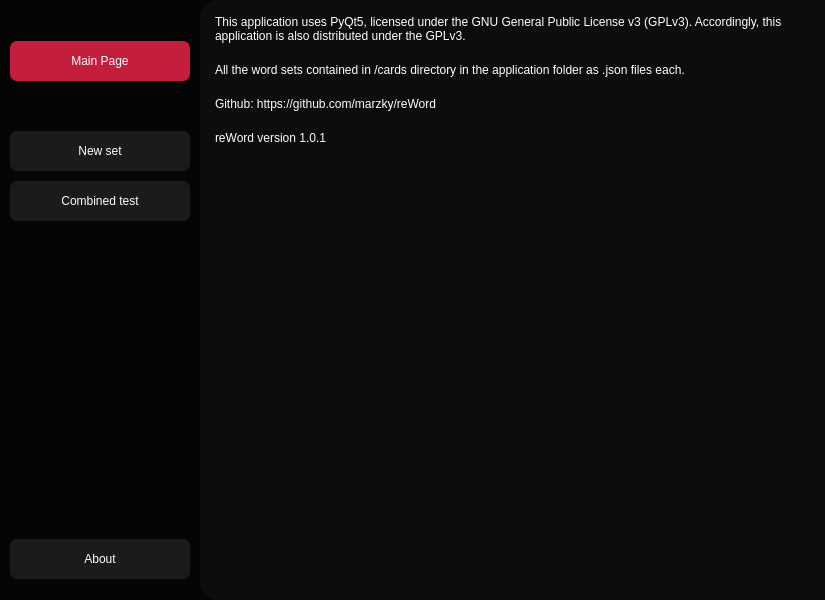
<?xml version="1.0" encoding="UTF-8"?>
<ui version="4.0">
 <class>MainWindow</class>
 <widget class="QMainWindow" name="MainWindow">
  <property name="geometry">
   <rect>
    <x>0</x>
    <y>0</y>
    <width>825</width>
    <height>600</height>
   </rect>
  </property>
  <property name="minimumSize">
   <size>
    <width>825</width>
    <height>600</height>
   </size>
  </property>
  <property name="windowTitle">
   <string>MainWindow</string>
  </property>
  <widget class="QWidget" name="centralwidget">
   <property name="sizePolicy">
    <sizepolicy hsizetype="Preferred" vsizetype="Expanding">
     <horstretch>0</horstretch>
     <verstretch>0</verstretch>
    </sizepolicy>
   </property>
   <property name="styleSheet">
    <string notr="true">background-color: #050505;
font: 20px &quot;Funnel Sans&quot;;</string>
   </property>
   <layout class="QHBoxLayout" name="horizontalLayout">
    <property name="spacing">
     <number>0</number>
    </property>
    <property name="leftMargin">
     <number>0</number>
    </property>
    <property name="topMargin">
     <number>0</number>
    </property>
    <property name="rightMargin">
     <number>0</number>
    </property>
    <property name="bottomMargin">
     <number>0</number>
    </property>
    <item>
     <widget class="QFrame" name="sideMenu">
      <property name="sizePolicy">
       <sizepolicy hsizetype="Preferred" vsizetype="Expanding">
        <horstretch>0</horstretch>
        <verstretch>0</verstretch>
       </sizepolicy>
      </property>
      <property name="minimumSize">
       <size>
        <width>200</width>
        <height>0</height>
       </size>
      </property>
      <property name="maximumSize">
       <size>
        <width>200</width>
        <height>16777215</height>
       </size>
      </property>
      <property name="frameShape">
       <enum>QFrame::StyledPanel</enum>
      </property>
      <property name="frameShadow">
       <enum>QFrame::Raised</enum>
      </property>
      <layout class="QVBoxLayout" name="verticalLayout">
       <property name="spacing">
        <number>10</number>
       </property>
       <property name="topMargin">
        <number>40</number>
       </property>
       <property name="bottomMargin">
        <number>20</number>
       </property>
       <item>
        <widget class="QPushButton" name="mainPageBtn">
         <property name="minimumSize">
          <size>
           <width>160</width>
           <height>40</height>
          </size>
         </property>
         <property name="styleSheet">
          <string notr="true">QPushButton{
background-color: #C41E3D;
border-radius: 7px;
color: white;
font: 20px &quot;Funnel Sans&quot;;
}

QPushButton::hover{
background-color: #FF2C55;
}

QPushButton::pressed{
background-color: #C41E3D;
}</string>
         </property>
         <property name="text">
          <string>Main Page</string>
         </property>
        </widget>
       </item>
       <item>
        <spacer name="verticalSpacer_2">
         <property name="orientation">
          <enum>Qt::Vertical</enum>
         </property>
         <property name="sizeType">
          <enum>QSizePolicy::Minimum</enum>
         </property>
         <property name="sizeHint" stdset="0">
          <size>
           <width>10</width>
           <height>40</height>
          </size>
         </property>
        </spacer>
       </item>
       <item>
        <widget class="QPushButton" name="newSetBtn">
         <property name="minimumSize">
          <size>
           <width>160</width>
           <height>40</height>
          </size>
         </property>
         <property name="styleSheet">
          <string notr="true">QPushButton{
background-color: #1B1B1B;
border-radius: 7px;
color: white;
font: 20px &quot;Funnel Sans Light&quot;;
}

QPushButton::hover{
background-color: #2D2D2D;
}

QPushButton::pressed{
background-color: #1B1B1B;
}</string>
         </property>
         <property name="text">
          <string>New set</string>
         </property>
        </widget>
       </item>
       <item>
        <widget class="QPushButton" name="combinedTestBtn">
         <property name="minimumSize">
          <size>
           <width>160</width>
           <height>40</height>
          </size>
         </property>
         <property name="styleSheet">
          <string notr="true">QPushButton{
background-color: #1B1B1B;
border-radius: 7px;
color: white;
font: 20px &quot;Funnel Sans Light&quot;;
}

QPushButton::hover{
background-color: #2D2D2D;
}

QPushButton::pressed{
background-color: #1B1B1B;
}</string>
         </property>
         <property name="text">
          <string>Combined test</string>
         </property>
        </widget>
       </item>
       <item>
        <spacer name="verticalSpacer">
         <property name="orientation">
          <enum>Qt::Vertical</enum>
         </property>
         <property name="sizeType">
          <enum>QSizePolicy::Expanding</enum>
         </property>
         <property name="sizeHint" stdset="0">
          <size>
           <width>20</width>
           <height>160</height>
          </size>
         </property>
        </spacer>
       </item>
       <item>
        <widget class="QPushButton" name="aboutBtn">
         <property name="minimumSize">
          <size>
           <width>160</width>
           <height>40</height>
          </size>
         </property>
         <property name="styleSheet">
          <string notr="true">QPushButton{
background-color: #1B1B1B;
border-radius: 7px;
color: white;
font: 20px &quot;Funnel Sans Light&quot;;
}

QPushButton::hover{
background-color: #2D2D2D;
}

QPushButton::pressed{
background-color: #1B1B1B;
}</string>
         </property>
         <property name="text">
          <string>About</string>
         </property>
        </widget>
       </item>
      </layout>
     </widget>
    </item>
    <item>
     <widget class="QWidget" name="mainZone" native="true">
      <property name="minimumSize">
       <size>
        <width>50</width>
        <height>0</height>
       </size>
      </property>
      <property name="styleSheet">
       <string notr="true">background-color: #0D0D0D;
border-top-left-radius: 20px;
border-bottom-left-radius: 20px;</string>
      </property>
      <layout class="QVBoxLayout" name="verticalLayout_2">
       <property name="spacing">
        <number>30</number>
       </property>
       <property name="leftMargin">
        <number>0</number>
       </property>
       <property name="topMargin">
        <number>0</number>
       </property>
       <property name="rightMargin">
        <number>0</number>
       </property>
       <property name="bottomMargin">
        <number>0</number>
       </property>
       <item>
        <widget class="QStackedWidget" name="pages">
         <property name="currentIndex">
          <number>8</number>
         </property>
         <widget class="QWidget" name="mainPage">
          <layout class="QHBoxLayout" name="horizontalLayout_2">
           <property name="leftMargin">
            <number>20</number>
           </property>
           <property name="topMargin">
            <number>0</number>
           </property>
           <property name="bottomMargin">
            <number>0</number>
           </property>
           <item>
            <widget class="QScrollArea" name="scrollArea">
             <property name="styleSheet">
              <string notr="true">QScrollBar:vertical {
    background: transparent;
    width: 12px;
    margin: 0px;
}

QScrollBar::handle:vertical {
    background: #050505;
    min-height: 30px;
    border-radius: 6px; 
	border: 1.5px solid #1B1B1B;
}

QScrollBar::sub-line:vertical,
QScrollBar::add-line:vertical {
    height: 0px;
    subcontrol-origin: margin;
    subcontrol-position: top; 
    background: none;
}

QScrollBar::sub-page:vertical,
QScrollBar::add-page:vertical {
    background: none;
}

QScrollBar:horizontal { height:12px; }
QScrollBar::handle:horizontal {
    background:#555; border-radius:6px; min-width:30px;
}</string>
             </property>
             <property name="horizontalScrollBarPolicy">
              <enum>Qt::ScrollBarAlwaysOff</enum>
             </property>
             <property name="widgetResizable">
              <bool>true</bool>
             </property>
             <widget class="QWidget" name="scrollAreaWidgetContents">
              <property name="geometry">
               <rect>
                <x>0</x>
                <y>0</y>
                <width>596</width>
                <height>600</height>
               </rect>
              </property>
              <layout class="QVBoxLayout" name="verticalLayout_3">
               <property name="spacing">
                <number>0</number>
               </property>
               <property name="leftMargin">
                <number>0</number>
               </property>
               <property name="topMargin">
                <number>0</number>
               </property>
               <property name="rightMargin">
                <number>0</number>
               </property>
               <property name="bottomMargin">
                <number>0</number>
               </property>
               <item>
                <widget class="QFrame" name="filteringFrame">
                 <property name="sizePolicy">
                  <sizepolicy hsizetype="Fixed" vsizetype="Fixed">
                   <horstretch>0</horstretch>
                   <verstretch>0</verstretch>
                  </sizepolicy>
                 </property>
                 <property name="minimumSize">
                  <size>
                   <width>0</width>
                   <height>0</height>
                  </size>
                 </property>
                 <property name="maximumSize">
                  <size>
                   <width>420</width>
                   <height>40</height>
                  </size>
                 </property>
                 <property name="frameShape">
                  <enum>QFrame::StyledPanel</enum>
                 </property>
                 <property name="frameShadow">
                  <enum>QFrame::Raised</enum>
                 </property>
                 <layout class="QHBoxLayout" name="horizontalLayout_3">
                  <property name="spacing">
                   <number>6</number>
                  </property>
                  <property name="leftMargin">
                   <number>0</number>
                  </property>
                  <property name="topMargin">
                   <number>10</number>
                  </property>
                  <property name="rightMargin">
                   <number>0</number>
                  </property>
                  <property name="bottomMargin">
                   <number>30</number>
                  </property>
                  <item>
                   <spacer name="horizontalSpacer">
                    <property name="orientation">
                     <enum>Qt::Horizontal</enum>
                    </property>
                    <property name="sizeType">
                     <enum>QSizePolicy::Minimum</enum>
                    </property>
                    <property name="sizeHint" stdset="0">
                     <size>
                      <width>124</width>
                      <height>20</height>
                     </size>
                    </property>
                   </spacer>
                  </item>
                  <item>
                   <widget class="QLabel" name="label_3">
                    <property name="sizePolicy">
                     <sizepolicy hsizetype="Fixed" vsizetype="Fixed">
                      <horstretch>0</horstretch>
                      <verstretch>0</verstretch>
                     </sizepolicy>
                    </property>
                    <property name="minimumSize">
                     <size>
                      <width>0</width>
                      <height>25</height>
                     </size>
                    </property>
                    <property name="font">
                     <font>
                      <family>Funnel Sans Light</family>
                      <pointsize>-1</pointsize>
                      <weight>50</weight>
                      <italic>false</italic>
                      <bold>false</bold>
                     </font>
                    </property>
                    <property name="styleSheet">
                     <string notr="true">color: white;
font: 15px &quot;Funnel Sans Light&quot;;</string>
                    </property>
                    <property name="text">
                     <string>Filtering: </string>
                    </property>
                   </widget>
                  </item>
                  <item alignment="Qt::AlignLeft">
                   <widget class="QComboBox" name="filterBox">
                    <property name="sizePolicy">
                     <sizepolicy hsizetype="Fixed" vsizetype="Fixed">
                      <horstretch>0</horstretch>
                      <verstretch>0</verstretch>
                     </sizepolicy>
                    </property>
                    <property name="minimumSize">
                     <size>
                      <width>185</width>
                      <height>25</height>
                     </size>
                    </property>
                    <property name="maximumSize">
                     <size>
                      <width>185</width>
                      <height>25</height>
                     </size>
                    </property>
                    <property name="styleSheet">
                     <string notr="true">QComboBox {
    background-color: #1B1B1B;
    border-radius: 7px;
    color: white;
    font: 15px &quot;Funnel Sans Light&quot;;
	padding-left: 13px;
    border: none;
}

QComboBox:hover {
    background-color: #2D2D2D;
}

QComboBox::drop-down {
    subcontrol-origin: padding;
    subcontrol-position: top right;
    width: 25px;
    border: none;
    background-color: transparent;
}


QComboBox QAbstractItemView {
    background-color: #1B1B1B;
    color: white;
    font: 15px &quot;Funnel Sans Light&quot;;
    border: none;
    selection-background-color: #2D2D2D;
    selection-color: white;
    outline: none;
}</string>
                    </property>
                    <property name="editable">
                     <bool>false</bool>
                    </property>
                    <property name="currentText">
                     <string/>
                    </property>
                    <property name="placeholderText">
                     <string/>
                    </property>
                   </widget>
                  </item>
                  <item>
                   <widget class="QFrame" name="frame">
                    <property name="sizePolicy">
                     <sizepolicy hsizetype="Fixed" vsizetype="Fixed">
                      <horstretch>0</horstretch>
                      <verstretch>0</verstretch>
                     </sizepolicy>
                    </property>
                    <property name="minimumSize">
                     <size>
                      <width>30</width>
                      <height>25</height>
                     </size>
                    </property>
                    <property name="maximumSize">
                     <size>
                      <width>30</width>
                      <height>25</height>
                     </size>
                    </property>
                    <property name="frameShape">
                     <enum>QFrame::StyledPanel</enum>
                    </property>
                    <property name="frameShadow">
                     <enum>QFrame::Raised</enum>
                    </property>
                    <layout class="QVBoxLayout" name="verticalLayout_5">
                     <property name="spacing">
                      <number>0</number>
                     </property>
                     <property name="leftMargin">
                      <number>0</number>
                     </property>
                     <property name="topMargin">
                      <number>0</number>
                     </property>
                     <property name="rightMargin">
                      <number>0</number>
                     </property>
                     <property name="bottomMargin">
                      <number>0</number>
                     </property>
                     <item>
                      <widget class="QPushButton" name="ascBtn">
                       <property name="sizePolicy">
                        <sizepolicy hsizetype="Preferred" vsizetype="Fixed">
                         <horstretch>0</horstretch>
                         <verstretch>0</verstretch>
                        </sizepolicy>
                       </property>
                       <property name="minimumSize">
                        <size>
                         <width>0</width>
                         <height>0</height>
                        </size>
                       </property>
                       <property name="maximumSize">
                        <size>
                         <width>50</width>
                         <height>16777215</height>
                        </size>
                       </property>
                       <property name="styleSheet">
                        <string notr="true">QPushButton{
background-color: #1B1B1B;
border: none;
border-radius: 4px;
border-bottom-right-radius: 0px;
border-bottom-left-radius: 0px;
color: white;
font: 10px &quot;Funnel Sans Light&quot;;
}

QPushButton::hover{
background-color: #2D2D2D;
}

QPushButton::pressed{
background-color: #1B1B1B;
}</string>
                       </property>
                       <property name="text">
                        <string>Asc.</string>
                       </property>
                       <property name="checkable">
                        <bool>false</bool>
                       </property>
                      </widget>
                     </item>
                     <item>
                      <widget class="QPushButton" name="descBtn">
                       <property name="sizePolicy">
                        <sizepolicy hsizetype="Preferred" vsizetype="Fixed">
                         <horstretch>0</horstretch>
                         <verstretch>0</verstretch>
                        </sizepolicy>
                       </property>
                       <property name="styleSheet">
                        <string notr="true">QPushButton{
background-color: #1B1B1B;
border: none;
border-radius: 4px;
border-top-right-radius: 0px;
border-top-left-radius: 0px;
color: white;
font: 10px &quot;Funnel Sans Light&quot;;
padding-bottom: 1px;
}

QPushButton::hover{
background-color: #2D2D2D;
}

QPushButton::pressed{
background-color: #1B1B1B;
}</string>
                       </property>
                       <property name="text">
                        <string>Desc.</string>
                       </property>
                      </widget>
                     </item>
                    </layout>
                   </widget>
                  </item>
                 </layout>
                </widget>
               </item>
               <item>
                <layout class="QGridLayout" name="mainPageGrid">
                 <property name="topMargin">
                  <number>0</number>
                 </property>
                </layout>
               </item>
              </layout>
             </widget>
            </widget>
           </item>
          </layout>
         </widget>
         <widget class="QWidget" name="newSetPage">
          <layout class="QVBoxLayout" name="verticalLayout_4">
           <property name="topMargin">
            <number>40</number>
           </property>
           <item>
            <widget class="QLabel" name="label">
             <property name="sizePolicy">
              <sizepolicy hsizetype="Preferred" vsizetype="Fixed">
               <horstretch>0</horstretch>
               <verstretch>0</verstretch>
              </sizepolicy>
             </property>
             <property name="styleSheet">
              <string notr="true">color: white;</string>
             </property>
             <property name="text">
              <string>New set title:</string>
             </property>
            </widget>
           </item>
           <item>
            <widget class="QLineEdit" name="newSetEdit">
             <property name="minimumSize">
              <size>
               <width>0</width>
               <height>40</height>
              </size>
             </property>
             <property name="styleSheet">
              <string notr="true">background-color: #1d1d1d;
color: white;
border-radius: 7px;
padding-left: 7px;
font: 20px &quot;Funnel Sans Light&quot;;</string>
             </property>
             <property name="maxLength">
              <number>30</number>
             </property>
             <property name="placeholderText">
              <string>Maximum length: 30 characters.</string>
             </property>
            </widget>
           </item>
           <item>
            <widget class="QLabel" name="label_2">
             <property name="sizePolicy">
              <sizepolicy hsizetype="Preferred" vsizetype="Fixed">
               <horstretch>0</horstretch>
               <verstretch>0</verstretch>
              </sizepolicy>
             </property>
             <property name="styleSheet">
              <string notr="true">color: white;</string>
             </property>
             <property name="text">
              <string>Set tag:</string>
             </property>
            </widget>
           </item>
           <item>
            <widget class="QLineEdit" name="tagEdit">
             <property name="minimumSize">
              <size>
               <width>0</width>
               <height>40</height>
              </size>
             </property>
             <property name="styleSheet">
              <string notr="true">background-color: #1d1d1d;
color: white;
border-radius: 7px;
padding-left: 7px;
font: 20px &quot;Funnel Sans Light&quot;;</string>
             </property>
             <property name="maxLength">
              <number>20</number>
             </property>
             <property name="placeholderText">
              <string>Maximum length: 20 characters.</string>
             </property>
            </widget>
           </item>
           <item>
            <spacer name="verticalSpacer_3">
             <property name="orientation">
              <enum>Qt::Vertical</enum>
             </property>
             <property name="sizeHint" stdset="0">
              <size>
               <width>20</width>
               <height>40</height>
              </size>
             </property>
            </spacer>
           </item>
           <item>
            <widget class="QPushButton" name="createSetBtn">
             <property name="minimumSize">
              <size>
               <width>0</width>
               <height>40</height>
              </size>
             </property>
             <property name="styleSheet">
              <string notr="true">QPushButton{
background-color: #1B1B1B;
border-radius: 7px;
color: white;
font: 20px &quot;Funnel Sans Light&quot;;
}

QPushButton::hover{
background-color: #2D2D2D;
}

QPushButton::pressed{
background-color: #1B1B1B;
}</string>
             </property>
             <property name="text">
              <string>Create set</string>
             </property>
            </widget>
           </item>
           <item alignment="Qt::AlignBottom">
            <widget class="QPushButton" name="cancelBtn">
             <property name="minimumSize">
              <size>
               <width>0</width>
               <height>40</height>
              </size>
             </property>
             <property name="styleSheet">
              <string notr="true">QPushButton{
background-color: #1B1B1B;
border-radius: 7px;
color: white;
font: 20px &quot;Funnel Sans Light&quot;;
}

QPushButton::hover{
background-color: #2D2D2D;
}

QPushButton::pressed{
background-color: #1B1B1B;
}</string>
             </property>
             <property name="text">
              <string>Cancel</string>
             </property>
            </widget>
           </item>
          </layout>
         </widget>
         <widget class="QWidget" name="setEditor">
          <layout class="QVBoxLayout" name="verticalLayout_7">
           <property name="leftMargin">
            <number>20</number>
           </property>
           <property name="topMargin">
            <number>15</number>
           </property>
           <property name="rightMargin">
            <number>20</number>
           </property>
           <property name="bottomMargin">
            <number>5</number>
           </property>
           <item>
            <layout class="QVBoxLayout" name="setEditorLayout">
             <property name="bottomMargin">
              <number>0</number>
             </property>
            </layout>
           </item>
          </layout>
         </widget>
         <widget class="QWidget" name="modeChoosingPage">
          <layout class="QVBoxLayout" name="verticalLayout_8">
           <item>
            <layout class="QVBoxLayout" name="wtViewLayout">
             <property name="topMargin">
              <number>35</number>
             </property>
             <item>
              <spacer name="verticalSpacer_5">
               <property name="orientation">
                <enum>Qt::Vertical</enum>
               </property>
               <property name="sizeType">
                <enum>QSizePolicy::Fixed</enum>
               </property>
               <property name="sizeHint" stdset="0">
                <size>
                 <width>20</width>
                 <height>95</height>
                </size>
               </property>
              </spacer>
             </item>
             <item alignment="Qt::AlignHCenter|Qt::AlignTop">
              <widget class="QLabel" name="label_4">
               <property name="sizePolicy">
                <sizepolicy hsizetype="Fixed" vsizetype="Fixed">
                 <horstretch>0</horstretch>
                 <verstretch>0</verstretch>
                </sizepolicy>
               </property>
               <property name="styleSheet">
                <string notr="true">color: white;
font: 24px &quot;Funnel Sans&quot;;</string>
               </property>
               <property name="text">
                <string>Choose the mode</string>
               </property>
              </widget>
             </item>
             <item>
              <layout class="QVBoxLayout" name="verticalLayout_6">
               <property name="topMargin">
                <number>15</number>
               </property>
               <property name="bottomMargin">
                <number>0</number>
               </property>
               <item>
                <widget class="QPushButton" name="flashcardsBtn">
                 <property name="sizePolicy">
                  <sizepolicy hsizetype="Minimum" vsizetype="Fixed">
                   <horstretch>0</horstretch>
                   <verstretch>0</verstretch>
                  </sizepolicy>
                 </property>
                 <property name="minimumSize">
                  <size>
                   <width>0</width>
                   <height>60</height>
                  </size>
                 </property>
                 <property name="maximumSize">
                  <size>
                   <width>16777215</width>
                   <height>60</height>
                  </size>
                 </property>
                 <property name="styleSheet">
                  <string notr="true">QPushButton{
background-color: #1B1B1B;
border-radius: 7px;
color: white;
font: 20px &quot;Funnel Sans&quot;;
}

QPushButton::hover{
background-color: #2D2D2D;
}

QPushButton::pressed{
background-color: #1B1B1B;
}</string>
                 </property>
                 <property name="text">
                  <string>Flashcards</string>
                 </property>
                </widget>
               </item>
               <item>
                <widget class="QPushButton" name="typeAnswerBtn">
                 <property name="sizePolicy">
                  <sizepolicy hsizetype="Minimum" vsizetype="Fixed">
                   <horstretch>0</horstretch>
                   <verstretch>0</verstretch>
                  </sizepolicy>
                 </property>
                 <property name="minimumSize">
                  <size>
                   <width>0</width>
                   <height>60</height>
                  </size>
                 </property>
                 <property name="maximumSize">
                  <size>
                   <width>16777215</width>
                   <height>60</height>
                  </size>
                 </property>
                 <property name="styleSheet">
                  <string notr="true">QPushButton{
background-color: #1B1B1B;
border-radius: 7px;
color: white;
font: 20px &quot;Funnel Sans&quot;;
}

QPushButton::hover{
background-color: #2D2D2D;
}

QPushButton::pressed{
background-color: #1B1B1B;
}</string>
                 </property>
                 <property name="text">
                  <string>Type answer</string>
                 </property>
                </widget>
               </item>
               <item>
                <widget class="QPushButton" name="testBtn">
                 <property name="minimumSize">
                  <size>
                   <width>0</width>
                   <height>60</height>
                  </size>
                 </property>
                 <property name="styleSheet">
                  <string notr="true">QPushButton{
background-color: #1B1B1B;
border-radius: 7px;
color: white;
font: 20px &quot;Funnel Sans&quot;;
}

QPushButton::hover{
background-color: #2D2D2D;
}

QPushButton::pressed{
background-color: #1B1B1B;
}</string>
                 </property>
                 <property name="text">
                  <string>Test</string>
                 </property>
                </widget>
               </item>
              </layout>
             </item>
             <item>
              <spacer name="verticalSpacer_6">
               <property name="orientation">
                <enum>Qt::Vertical</enum>
               </property>
               <property name="sizeHint" stdset="0">
                <size>
                 <width>20</width>
                 <height>40</height>
                </size>
               </property>
              </spacer>
             </item>
             <item>
              <widget class="QPushButton" name="editSetBtn">
               <property name="minimumSize">
                <size>
                 <width>0</width>
                 <height>60</height>
                </size>
               </property>
               <property name="maximumSize">
                <size>
                 <width>16777215</width>
                 <height>60</height>
                </size>
               </property>
               <property name="styleSheet">
                <string notr="true">QPushButton{
background-color: #1B1B1B;
border-radius: 7px;
color: white;
font: 20px &quot;Funnel Sans Light&quot;;
}

QPushButton::hover{
background-color: #2D2D2D;
}

QPushButton::pressed{
background-color: #1B1B1B;
}</string>
               </property>
               <property name="text">
                <string>Edit set</string>
               </property>
              </widget>
             </item>
            </layout>
           </item>
          </layout>
         </widget>
         <widget class="QWidget" name="flashcardsView">
          <layout class="QVBoxLayout" name="verticalLayout_10">
           <item>
            <layout class="QVBoxLayout" name="flashcardsLayout"/>
           </item>
          </layout>
         </widget>
         <widget class="QWidget" name="typeAnswerView">
          <layout class="QVBoxLayout" name="verticalLayout_11">
           <item>
            <layout class="QVBoxLayout" name="typeAnswerLayout"/>
           </item>
          </layout>
         </widget>
         <widget class="QWidget" name="testView">
          <layout class="QVBoxLayout" name="verticalLayout_12">
           <item>
            <layout class="QVBoxLayout" name="testLayout"/>
           </item>
          </layout>
         </widget>
         <widget class="QWidget" name="combinedTestMenu">
          <layout class="QVBoxLayout" name="verticalLayout_13">
           <item>
            <layout class="QVBoxLayout" name="combinedTestContainerLayout">
             <property name="topMargin">
              <number>0</number>
             </property>
            </layout>
           </item>
          </layout>
         </widget>
         <widget class="QWidget" name="aboutPage">
          <layout class="QVBoxLayout" name="verticalLayout_9">
           <item>
            <layout class="QVBoxLayout" name="aboutLayout">
             <property name="spacing">
              <number>20</number>
             </property>
             <property name="leftMargin">
              <number>6</number>
             </property>
             <property name="topMargin">
              <number>6</number>
             </property>
             <property name="rightMargin">
              <number>6</number>
             </property>
             <property name="bottomMargin">
              <number>6</number>
             </property>
             <item>
              <widget class="QLabel" name="label_5">
               <property name="sizePolicy">
                <sizepolicy hsizetype="Preferred" vsizetype="Fixed">
                 <horstretch>0</horstretch>
                 <verstretch>0</verstretch>
                </sizepolicy>
               </property>
               <property name="focusPolicy">
                <enum>Qt::NoFocus</enum>
               </property>
               <property name="styleSheet">
                <string notr="true">color: white;
font: 16px &quot;Funnel Sans Light&quot;;
border: none;
border-radius: none;</string>
               </property>
               <property name="text">
                <string>This application uses PyQt5, licensed under the GNU General Public License v3 (GPLv3). Accordingly, this application is also distributed under the GPLv3.</string>
               </property>
               <property name="alignment">
                <set>Qt::AlignLeading|Qt::AlignLeft|Qt::AlignTop</set>
               </property>
               <property name="wordWrap">
                <bool>true</bool>
               </property>
               <property name="textInteractionFlags">
                <set>Qt::LinksAccessibleByMouse|Qt::TextSelectableByMouse</set>
               </property>
              </widget>
             </item>
             <item>
              <widget class="QLabel" name="label_6">
               <property name="sizePolicy">
                <sizepolicy hsizetype="Preferred" vsizetype="Fixed">
                 <horstretch>0</horstretch>
                 <verstretch>0</verstretch>
                </sizepolicy>
               </property>
               <property name="styleSheet">
                <string notr="true">color: white;
font: 16px &quot;Funnel Sans Light&quot;;
border: none;
border-radius: none;</string>
               </property>
               <property name="text">
                <string>All the word sets contained in /cards directory in the application folder as .json files each.</string>
               </property>
               <property name="alignment">
                <set>Qt::AlignLeading|Qt::AlignLeft|Qt::AlignTop</set>
               </property>
               <property name="wordWrap">
                <bool>true</bool>
               </property>
               <property name="textInteractionFlags">
                <set>Qt::LinksAccessibleByMouse|Qt::TextSelectableByMouse</set>
               </property>
              </widget>
             </item>
             <item>
              <widget class="QLabel" name="label_7">
               <property name="sizePolicy">
                <sizepolicy hsizetype="Preferred" vsizetype="Fixed">
                 <horstretch>0</horstretch>
                 <verstretch>0</verstretch>
                </sizepolicy>
               </property>
               <property name="styleSheet">
                <string notr="true">color: white;
font: 16px &quot;Funnel Sans Light&quot;;
border: none;
border-radius: none;</string>
               </property>
               <property name="text">
                <string>Github: https://github.com/marzky/reWord</string>
               </property>
               <property name="alignment">
                <set>Qt::AlignLeading|Qt::AlignLeft|Qt::AlignTop</set>
               </property>
               <property name="wordWrap">
                <bool>true</bool>
               </property>
               <property name="textInteractionFlags">
                <set>Qt::LinksAccessibleByMouse|Qt::TextSelectableByMouse</set>
               </property>
              </widget>
             </item>
             <item>
              <widget class="QLabel" name="label_8">
               <property name="styleSheet">
                <string notr="true">color: white;
font: 16px &quot;Funnel Sans Light&quot;;
border: none;
border-radius: none;</string>
               </property>
               <property name="text">
                <string>reWord version 1.0.1</string>
               </property>
               <property name="alignment">
                <set>Qt::AlignLeading|Qt::AlignLeft|Qt::AlignTop</set>
               </property>
               <property name="wordWrap">
                <bool>true</bool>
               </property>
               <property name="textInteractionFlags">
                <set>Qt::LinksAccessibleByMouse|Qt::TextSelectableByMouse</set>
               </property>
              </widget>
             </item>
             <item>
              <spacer name="verticalSpacer_4">
               <property name="orientation">
                <enum>Qt::Vertical</enum>
               </property>
               <property name="sizeHint" stdset="0">
                <size>
                 <width>20</width>
                 <height>40</height>
                </size>
               </property>
              </spacer>
             </item>
            </layout>
           </item>
          </layout>
         </widget>
        </widget>
       </item>
      </layout>
     </widget>
    </item>
   </layout>
  </widget>
 </widget>
 <resources/>
 <connections/>
</ui>
